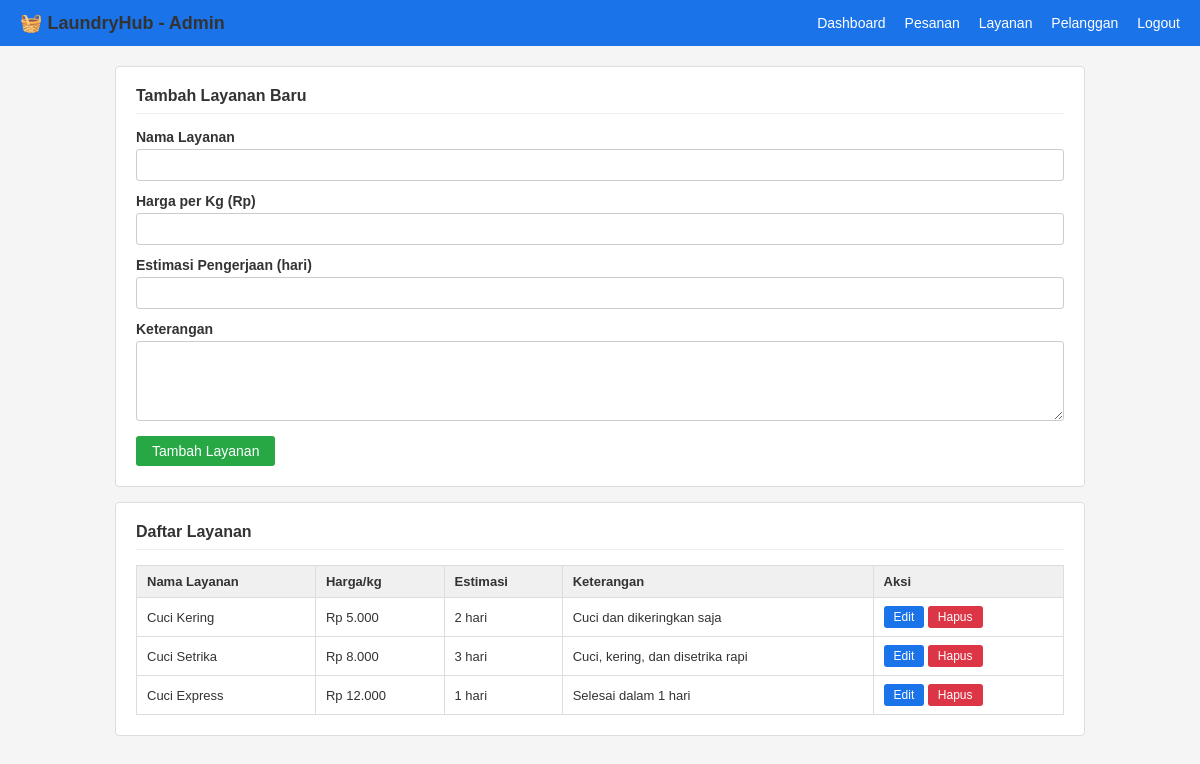
/admin/layanan.php (signed in), run on the app's committed database.
### tables this page shows
CREATE TABLE IF NOT EXISTS layanan (
    id INT AUTO_INCREMENT PRIMARY KEY,
    nama_layanan VARCHAR(100) NOT NULL,
    harga_per_kg DECIMAL(10,2) NOT NULL,
    estimasi_hari INT NOT NULL,
    keterangan TEXT
);

### includes/koneksi.php (called while the page is built, shortened)
<?php
function rupiah($angka) {
    return 'Rp ' . number_format($angka, 0, ',', '.');
}
?>

### admin/layanan.php (the view, shortened to what this page needs)
<?php
require_once '../includes/session.php';
$edit_data = null;
$layanan_list = mysqli_query($koneksi, "SELECT * FROM layanan ORDER BY id");
?>
<!DOCTYPE html>
<html lang="id">
<head>
    <link rel="stylesheet" href="../css/style.css">
</head>
<body>
<div class="navbar">
    <span class="brand">🧺 LaundryHub - Admin</span>
    <div>
        <a href="dashboard.php">Dashboard</a>
        <a href="pesanan.php">Pesanan</a>
        <a href="layanan.php">Layanan</a>
        <a href="pelanggan.php">Pelanggan</a>
        <a href="../logout.php">Logout</a>
    </div>
</div>
<div class="container">
    <div class="card">
        <h2><?= $edit_data ? 'Edit Layanan' : 'Tambah Layanan Baru' ?></h2>
        <form method="POST">
            <div class="form-group">
                <label>Nama Layanan</label>
                <input type="text" name="nama_layanan" required
                       value="<?= $edit_data['nama_layanan'] ?? '' ?>">
            </div>
            <div class="form-group">
                <label>Harga per Kg (Rp)</label>
                <input type="number" name="harga_per_kg" required min="1000" step="500"
                       value="<?= $edit_data['harga_per_kg'] ?? '' ?>">
            </div>
            <div class="form-group">
                <label>Estimasi Pengerjaan (hari)</label>
                <input type="number" name="estimasi_hari" required min="1" max="14"
                       value="<?= $edit_data['estimasi_hari'] ?? '' ?>">
            </div>
            <div class="form-group">
                <label>Keterangan</label>
                <textarea name="keterangan"><?= $edit_data['keterangan'] ?? '' ?></textarea>
            </div>
            <button type="submit" class="btn btn-success">
                <?= $edit_data ? 'Simpan Perubahan' : 'Tambah Layanan' ?>
            </button>
        </form>
    </div>
    <div class="card">
        <h2>Daftar Layanan</h2>
        <table>
            <thead>
                <tr><th>Nama Layanan</th><th>Harga/kg</th><th>Estimasi</th><th>Keterangan</th><th>Aksi</th></tr>
            </thead>
            <tbody>
            <?php while ($row = mysqli_fetch_assoc($layanan_list)): ?>
                <tr>
                    <td><?= $row['nama_layanan'] ?></td>
                    <td><?= rupiah($row['harga_per_kg']) ?></td>
                    <td><?= $row['estimasi_hari'] ?> hari</td>
                    <td><?= $row['keterangan'] ?></td>
                    <td>
                        <a href="layanan.php?edit=<?= $row['id'] ?>" class="btn btn-sm btn-primary">Edit</a>
                        <a href="layanan.php?hapus=<?= $row['id'] ?>" class="btn btn-sm btn-danger"
                           onclick="return confirm('Hapus layanan ini?')">Hapus</a>
                    </td>
                </tr>
            <?php endwhile; ?>
            </tbody>
        </table>
    </div>
</div>
</body>
</html>

### css/style.css (style rules this page uses)
* { box-sizing: border-box; margin: 0; padding: 0; }
body { font-family: Arial, sans-serif; font-size: 14px; background: #f5f5f5; color: #333; }
.navbar { background: #1a73e8; padding: 12px 20px; display: flex; justify-content: space-between; align-items: center; }
.navbar a { color: #fff; text-decoration: none; margin-left: 15px; }
.navbar .brand { font-size: 18px; font-weight: bold; }
.container { max-width: 1000px; margin: 20px auto; padding: 0 15px; }
.card { background: #fff; border: 1px solid #ddd; border-radius: 4px; padding: 20px; margin-bottom: 15px; }
.card h2 { margin-bottom: 15px; font-size: 16px; border-bottom: 1px solid #eee; padding-bottom: 8px; }
.form-group { margin-bottom: 12px; }
.form-group label { display: block; margin-bottom: 4px; font-weight: bold; }
.form-group input, .form-group select, .form-group textarea { width: 100%; padding: 7px 10px; border: 1px solid #ccc; border-radius: 3px; font-size: 14px; }
.form-group textarea { height: 80px; resize: vertical; }
.btn { padding: 7px 16px; border: none; border-radius: 3px; cursor: pointer; font-size: 14px; text-decoration: none; display: inline-block; }
.btn-primary { background: #1a73e8; color: #fff; }
.btn-success { background: #28a745; color: #fff; }
.btn-danger { background: #dc3545; color: #fff; }
.btn-sm { padding: 4px 10px; font-size: 12px; }
table { width: 100%; border-collapse: collapse; margin-top: 10px; }
table th, table td { border: 1px solid #ddd; padding: 8px 10px; text-align: left; font-size: 13px; }
table th { background: #f0f0f0; font-weight: bold; }

### data on the page
layanan: nama_layanan "Cuci Kering", harga_per_kg "Rp 5.000", estimasi_hari "2", keterangan "Cuci dan dikeringkan saja"
layanan: nama_layanan "Cuci Setrika", harga_per_kg "Rp 8.000", estimasi_hari "3", keterangan "Cuci, kering, dan disetrika rapi"
layanan: nama_layanan "Cuci Express", harga_per_kg "Rp 12.000", estimasi_hari "1", keterangan "Selesai dalam 1 hari"
